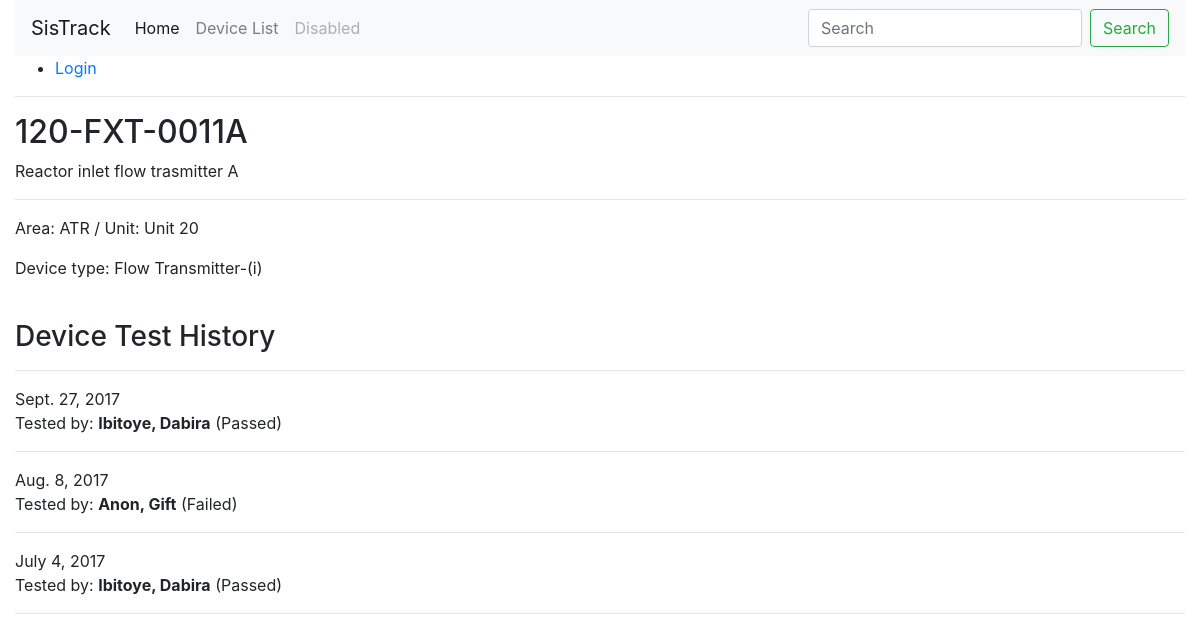
The app's page /inspections/device/1 with its own data.
### inspections/models.py (models this page shows, shortened)
class Device(models.Model):
    tagnumber = models.CharField(max_length=50)
    description = models.CharField(max_length=50)
    devicetype = models.ForeignKey(DeviceType, on_delete=models.SET_NULL, null=True)
    location = models.ForeignKey(Location, on_delete=models.SET_NULL, null=True)
    class Meta:
        ordering = ["tagnumber"]

class Location(models.Model):
    facility = models.CharField(max_length=50)
    plant = models.CharField(max_length=50)
    area = models.CharField(max_length=50)
    unit = models.CharField(max_length=50)
    description = models.CharField(max_length=50)
    class Meta:
        ordering = ["unit"]
    def __str__(self):
        return '{0}'.format('Unit ' + self.unit)

class DeviceType(models.Model):
    name = models.CharField(max_length=50)
    CATEGORY = (
        ('i','Input Element'),
        ('o','Output Element'),
    )
    category = models.CharField(max_length=1, choices=CATEGORY)
    class Meta:
        ordering = ["category"]
    def __str__(self):
        return '{0}-({1})'.format(self.name,self.category)

class TestInstance(models.Model):
    id = models.UUIDField(primary_key=True, default=uuid.uuid4, help_text="Unique ID for this particular device test")
    device = models.ForeignKey(Device, on_delete=models.SET_NULL, null=True)
    imprint = models.CharField(max_length=200)
    test_date = models.DateField(null=True, blank=True)
    due_date = models.DateField(null=True, blank=True)
    inspector = models.ForeignKey(User, on_delete=models.SET_NULL, null=True, blank=True)
    TEST_STATUS = (
    ('o', 'Overdue'),
    ('s', 'Scheduled'),
    )
    TEST_RESULT = (
    ('p', 'Passed'),
    ('f', 'Failed'),
    )
    status = models.CharField(max_length=1, choices=TEST_STATUS, blank=True, default='s')
    result = models.CharField(max_length=1, choices=TEST_RESULT, blank=True)
    comments = models.CharField(max_length=500, blank=True)
    class Meta:
        ordering = ["due_date"]
        permissions = (("can_mark_approved", "Mark test as approved"),)

### inspections/views.py (the view)
# urls.py: url(r'^device/(?P<pk>\d+)$', views.DeviceDetailView.as_view(), name='device-detail'),
class DeviceDetailView(generic.DetailView):
    model = Device

### inspections/templates/inspections/device_detail.html
{% extends "base_generic.html" %}
{% block content %}
<h2>{{ device.tagnumber }}</h2>
<p>{{ device.description }}</p>
<hr>
<p>Area: {{ device.location.area }} / Unit: {{ device.location }}</p>
<p>Device type: {{ device.devicetype }}</p><br>
<h3>Device Test History</h3>
<hr>
{% if device.testinstance_set.all %}
{% for device in device.testinstance_set.all %}
{{ device.test_date }}<p>Tested by: <strong>{{ device.inspector.last_name }}, {{ device.inspector.first_name }}</strong> ({{ device.get_result_display }})</p><hr>
{% endfor %}
{% else %}
<p>No test records found</p>
{% endif %}
{% endblock %}

### records on screen
Device: tagnumber "120-FXT-0011A", description "Reactor inlet flow trasmitter A", location.area "ATR", location "Unit 20", devicetype "Flow Transmitter-(i)"
TestInstance: test_date "Sept. 27, 2017", inspector.last_name "Ibitoye", inspector.first_name "Dabira", result "Passed"
TestInstance: test_date "Aug. 8, 2017", inspector.last_name "Anon", inspector.first_name "Gift", result "Failed"
TestInstance: test_date "July 4, 2017", inspector.last_name "Ibitoye", inspector.first_name "Dabira", result "Passed"
